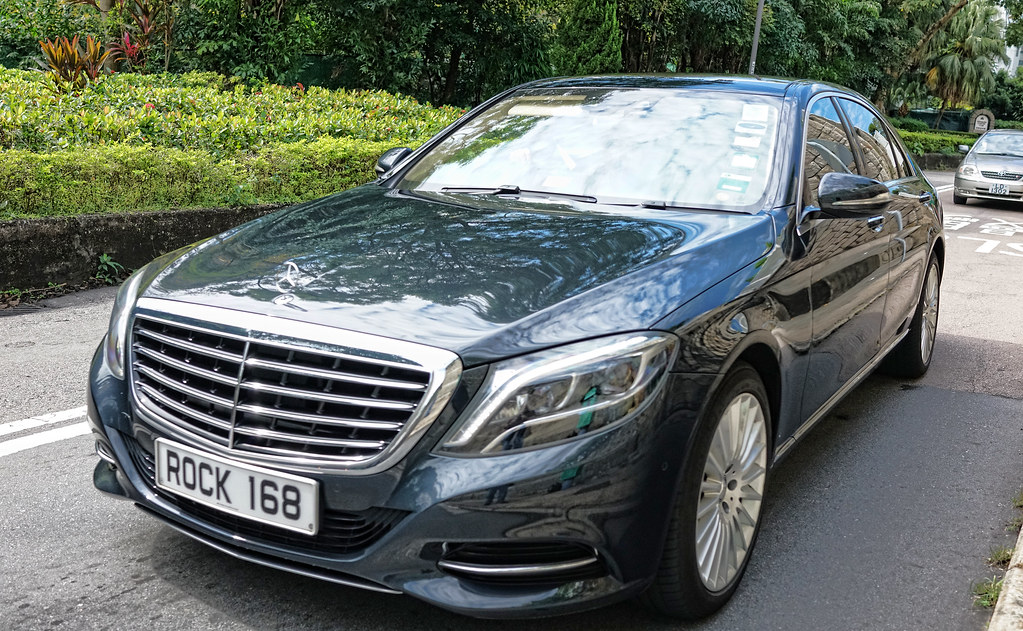
#> input picture images/plate2.jpg, 1023 x 631 px, given in place of plate2.jfif, which was not available
$ python license_plate_detection_2.py
#> lines starting #> are read from the running program, lines starting #| are printed output that depends on the picture; after the words box and inside, x2 and y2 are one past the last pixel; in counts of white or black regions, pixels touching at a corner belong together; pictures that were not available may be replaced by others from this repository, and a replacement may not be noted
import cv2
import numpy as np
import pytesseract as pytesseract
pytesseract.pytesseract.tesseract_cmd = 'C:/Program Files/Tesseract-OCR/tesseract.exe'
from scipy.spatial import distance as dist


def midpoint(ptA, ptB):
    return (int((ptA[0] + ptB[0]) * 0.5), int((ptA[1] + ptB[1]) * 0.5))

# Load an color image in grayscale
#img = cv2.imread('../images/plate.jpg', 0)

# Load an color image in color
img = cv2.imread('../images/plate2.jfif', cv2.IMREAD_COLOR)
#> img is the input picture: shape (631, 1023, 3); mean B, G, R 104.3, 111, 103.3

# Convert to grayscale
gray = cv2.cvtColor(img, cv2.COLOR_BGR2GRAY)
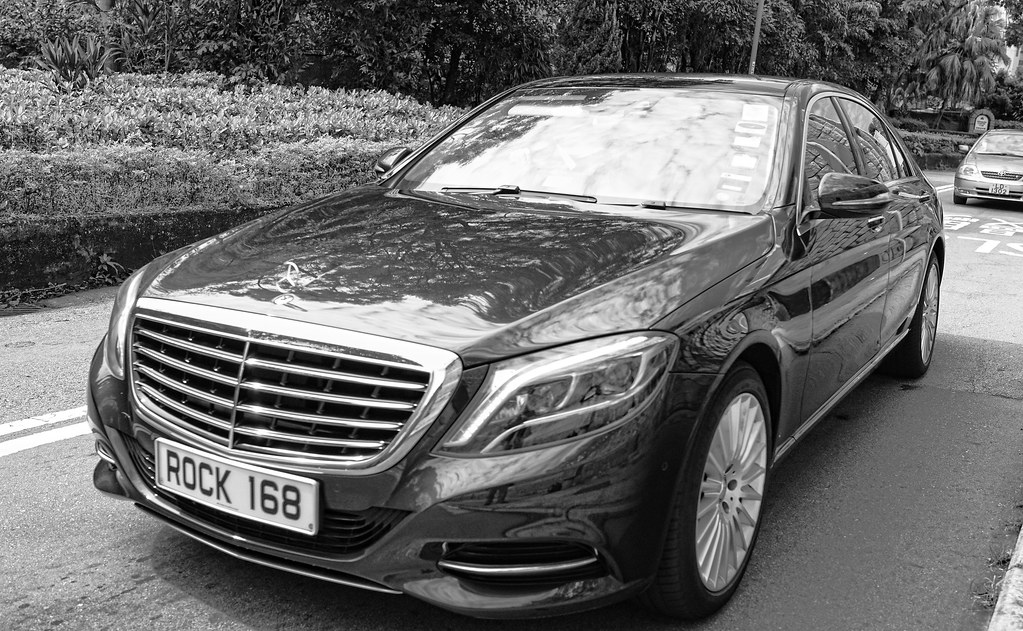
#> gray: shape (631, 1023); min 0, max 255, mean 108
# blurred = cv2.GaussianBlur(gray, (3, 3), 0)
ret, thresh = cv2.threshold(gray, 120, 255, cv2.THRESH_BINARY_INV)
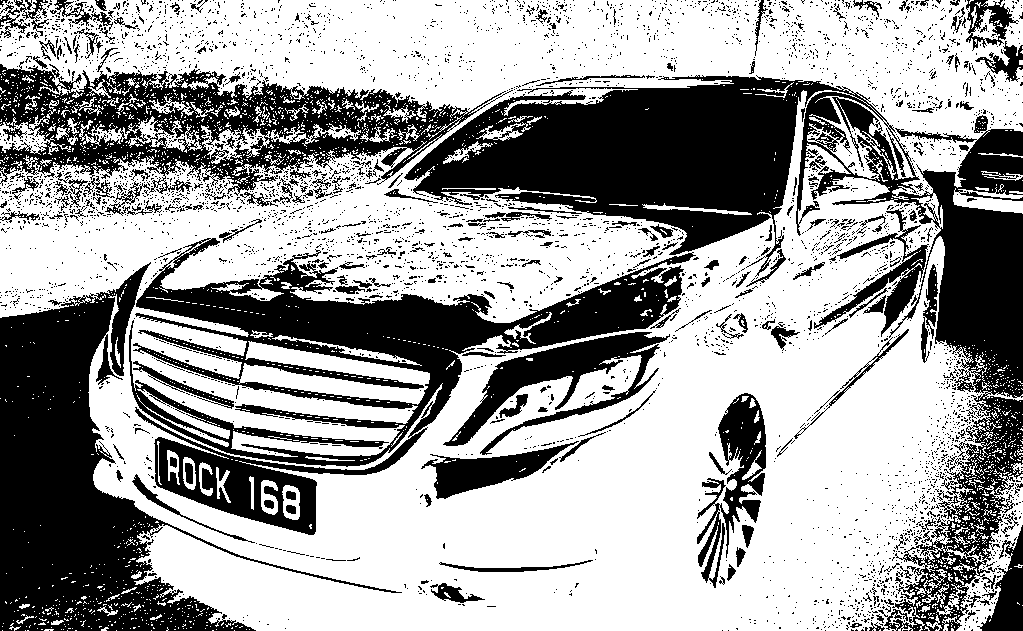
#> thresh: shape (631, 1023); 62.5% white; 4261 black regions (4019 under 20 px)

# edged = cv2.Canny(thresh, 30, 200) #Perform Edge detection
cnts = cv2.findContours(thresh, cv2.RETR_TREE,
                            cv2.CHAIN_APPROX_SIMPLE)[0]
#> cnts = 9449 contours, 8921 with area under 20; largest, box (x1, y1, x2, y2) and area: (0, 0, 1023, 631) 526368, (128, 237, 697, 468) 47275, (403, 74, 888, 277) 45212, (134, 406, 428, 536) 10681, (442, 331, 671, 456) 8104
s_min = 500
s_max = 100000
xcnts = []
coordinates = []

for cnt in cnts:
    if s_min < cv2.contourArea(cnt) < s_max:

        epsilon = 0.05 * cv2.arcLength(cnt, True)
        approx = cv2.approxPolyDP(cnt, epsilon, True);
        # cv2.drawContours(img, approx, -1, (0, 255, 0), 6)

        if len(approx) == 4:
            sizes = []
            for i in range(-3, 1):
                cv2.line(img, tuple(approx[i - 1][0]), tuple(approx[i][0]), (0, 255, 100), 4)
                size = dist.euclidean(tuple(approx[i - 1][0]), tuple(approx[i][0]))
                # position = midpoint(tuple(approx[i - 1][0]), tuple(approx[i][0]))
                # cv2.putText(img, f"{round(size, 1)}", position, cv2.FONT_HERSHEY_SIMPLEX, 1, (255, 0, 0), 3, cv2.LINE_AA)
                sizes.append(size)
            if abs(sizes[0] / sizes[2]) > 0.9 and abs(sizes[1] / sizes[3]) > 0.9:
                screenCnt = approx
                break
#> this loop made 2780 passes
#> (epsilon, approx) on passes 885, 1267, 1448, 1544, 2360, 2494: (17.53, [[1022, 213], [954, 190]]), (55.25, [[360, 130], [201, 136]]), (49.24, [[202, 149], [79, 134]]), (20.37, [[48, 120], [3, 122], [2, 150], [40, 154]]), (7.91, [[430, 589], [445, 582], [485, 599], [442, 600]]), (16.29, [[593, 560], [439, 564]])
#> (epsilon, screenCnt) on pass 2780: (13.29, [[719, 511], [706, 583], [717, 526], [697, 555]])
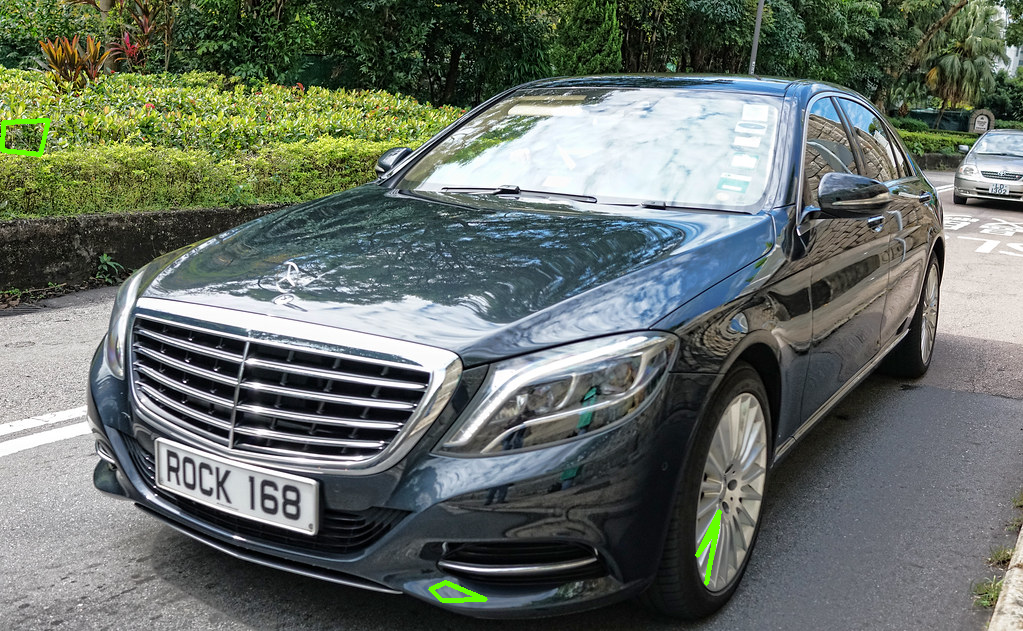
#> img: shape (631, 1023, 3); 0.3% of pixels changed, all inside (x1, y1, x2, y2) = (0, 118, 722, 603)
# Masking the part other than the number plate
mask = np.zeros(thresh.shape, np.uint8)
new_image = cv2.drawContours(mask, [screenCnt], 0, 255, -1, )
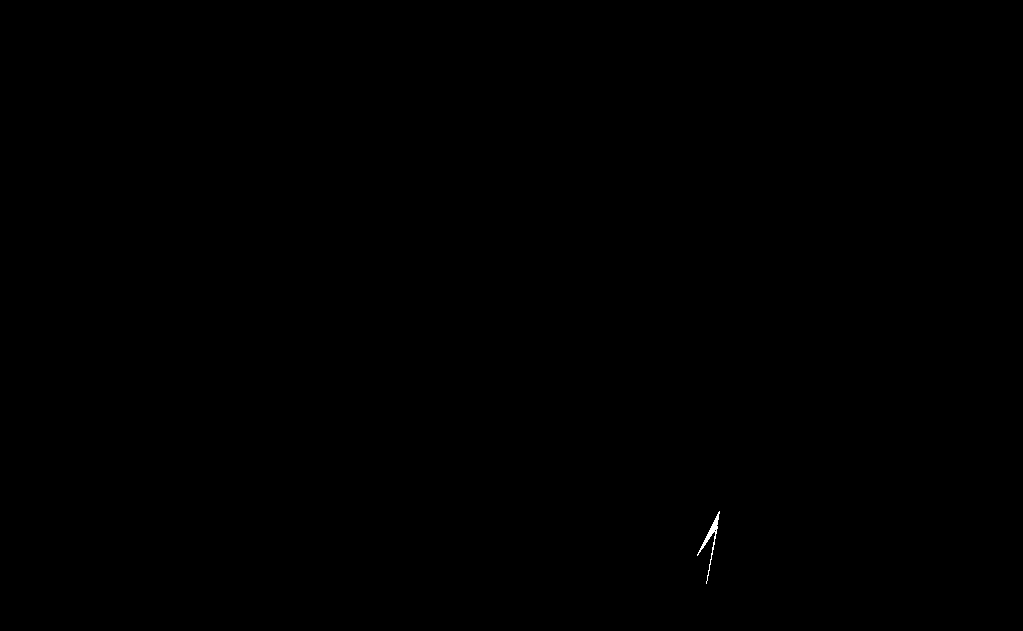
#> new_image: shape (631, 1023); 0.04% white; 1 white region, box (x1, y1, x2, y2) and area: (697, 511, 720, 584) 247
new_image = cv2.bitwise_and(thresh, thresh, mask=mask)
#> new_image: shape (631, 1023); 0.02% white in thin lines or dots, all inside (x1, y1, x2, y2) = (697, 511, 720, 584)

# Now crop
(x, y) = np.where(mask == 255)
#> x = 247 values from 511 to 583; y = 247 values, max 719 at index 0, min 697 at index 209, mean 710.6
(topx, topy) = (np.min(x), np.min(y))
#> topx = 511; topy = 697
(bottomx, bottomy) = (np.max(x), np.max(y))
#> bottomx = 583; bottomy = 719
cropped = new_image[topx:bottomx+1, topy:bottomy+1]
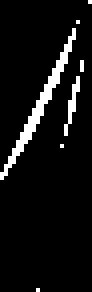
#> cropped: shape (73, 23) (shown 4 times larger); 6.9% white in thin lines or dots

        # [15 lines of commented-out code are left out]

#> (the run stopped early here; a loop or call above may not have finished)

$ run again, with images/plate.jpg copied over images/plate2.jpg
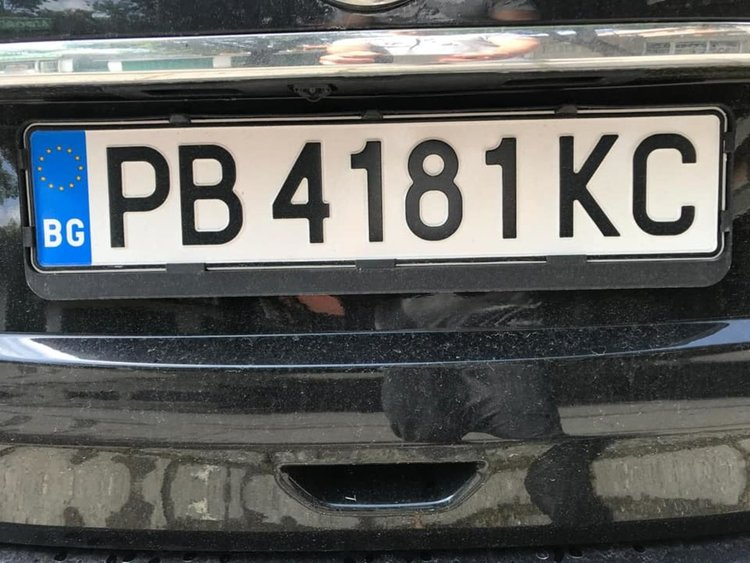
#> input picture images/plate.jpg, 750 x 563 px, given in place of plate2.jfif, which was not available
#> img is the input picture: shape (563, 750, 3); mean B, G, R 94.4, 96.3, 94.8
#> `ret, thresh = cv2.threshold(gray, 120, 255, cv2.THRESH_BINARY_INV)`:
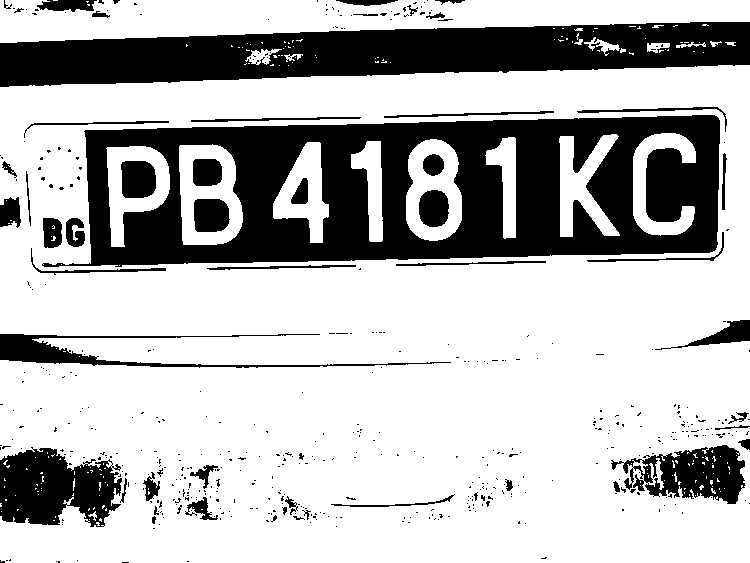
#> thresh: shape (563, 750); 71.6% white; 493 black regions (440 under 20 px)
#> cnts = 757 contours, 674 with area under 20; largest, box (x1, y1, x2, y2) and area: (0, 65, 750, 563) 351686, (41, 114, 721, 268) 86946, (0, 0, 750, 43) 21576, (179, 144, 243, 245) 5394, (406, 139, 462, 241) 4608
#> the loop `for cnt in cnts:` made 600 passes
#> (epsilon, approx) on passes 371, 567, 571, 599: (36.5, [[745, 487], [632, 467], [726, 444]]), (16.06, [[30, 248], [41, 270], [166, 270], [40, 273]]), (4.74, [[43, 217], [62, 224], [57, 247], [43, 246]]), (17.38, [[361, 117], [190, 121]])
#> topx = 120; topy = 41
#> bottomx = 265; bottomy = 720
#> `cropped = new_image[topx:bottomx+1, topy:bottomy+1]`:
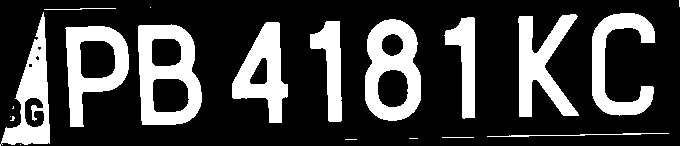
#> cropped: shape (146, 680); 25.3% white; 20 white regions (8 under 20 px), largest, box (x1, y1, x2, y2) and area: (138, 24, 202, 125) 3738, (365, 19, 421, 121) 3444, (518, 14, 579, 117) 3040

$ run again, with images/plate_10.jpg copied over images/plate2.jpg
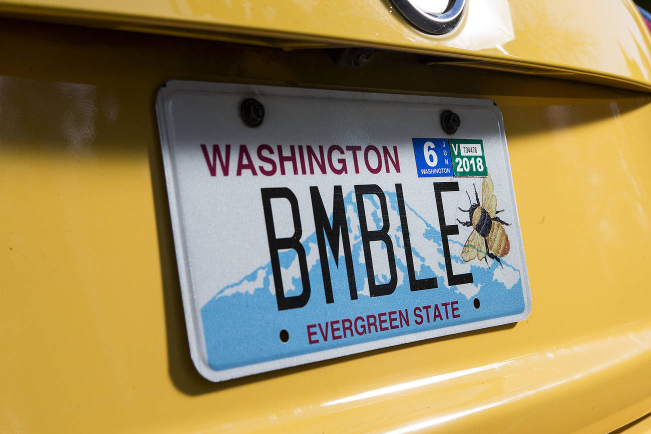
#> input picture images/plate_10.jpg, 1302 x 868 px, given in place of plate2.jfif, which was not available (shown at 1/2 size)
#> img is the input picture: shape (868, 1302, 3); mean B, G, R 93.2, 137.3, 153.9
#> `ret, thresh = cv2.threshold(gray, 120, 255, cv2.THRESH_BINARY_INV)`:
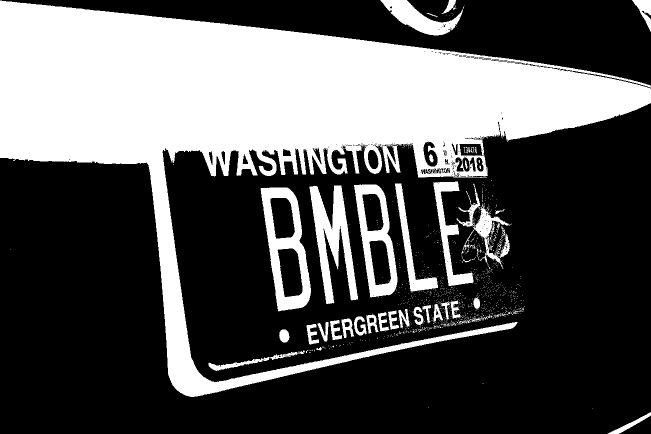
#> thresh: shape (868, 1302) (shown at 1/2 size); 33.7% white; 1072 white regions (1020 under 20 px)
#> cnts = 1375 contours, 1298 with area under 20; largest, box (x1, y1, x2, y2) and area: (0, 1, 1302, 794) 325676, (521, 375, 622, 623) 16468, (708, 369, 795, 595) 12592, (619, 371, 716, 608) 9262, (761, 0, 928, 71) 4586
#> the loop `for cnt in cnts:` made 1042 passes
#> (epsilon, approx) on passes 1, 6, 1041: (10.56, [[1301, 824], [1215, 867]]), (23.29, [[594, 704], [417, 730]]), (31.96, [[522, 376], [556, 621], [605, 614], [593, 397]])
#> x = 3230 values from 496 to 594; y = 3230 values, max 605 at index 2925, min 554 at index 82, mean 578.5
#> topx = 496; topy = 554
#> bottomx = 594; bottomy = 605
#> `cropped = new_image[topx:bottomx+1, topy:bottomy+1]`:
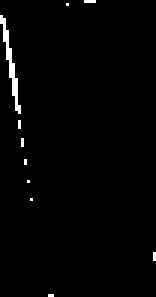
#> cropped: shape (99, 52) (shown 3 times larger); 1.5% white in thin lines or dots
